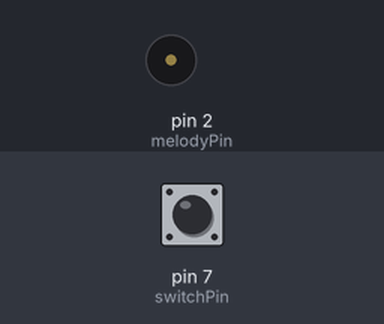
Bench run of a sketch on a simulated Arduino Uno, built with avr-gcc and run on an emulated ATmega328P. Parts: buzzer (waves = sounding). The inputs (shaded band) are chosen by the test bench; at power-on: pin 7 (switchPin) HIGH.

Above: at 1.2 s.
1.3 s: pin 7 (switchPin) pulled LOW for 0.15 s
At 2.9 s:
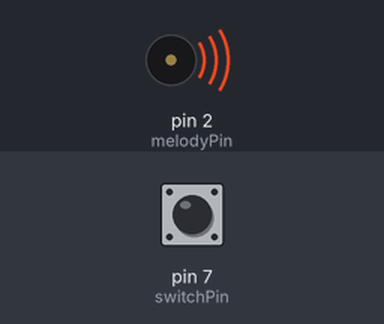
3.2 s: pin 7 (switchPin) pulled LOW for 1 s
5.7 s: pin 7 (switchPin) pulled LOW for 3.2 s
At 10.5 s:
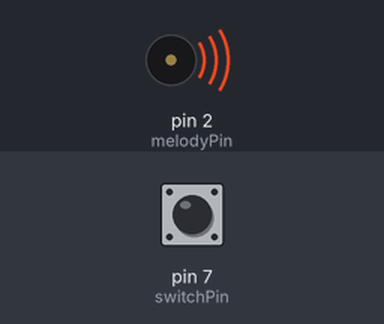
Timing chart, 0 to 16.7 s (numbered marks = the images above; inputs shaded):
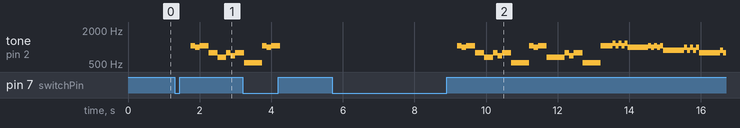

Measured:
- after the input at 1.3 s, tone on pin 2 (melodyPin): plays 1046 Hz for 0.12 s, 987 Hz for 0.12 s, 1046 Hz for 0.25 s, 783 Hz for 0.25 s, 659 Hz for 0.25 s, 783 Hz for 0.12 s … (8 notes in this stretch), starting after 0.45 s
- after the input at 5.7 s, tone on pin 2 (melodyPin): plays 1046 Hz for 0.12 s, 987 Hz for 0.12 s, 1046 Hz for 0.25 s, 783 Hz for 0.25 s, 659 Hz for 0.25 s, 783 Hz for 0.13 s … (38 notes in this stretch), starting after 3.5 s

The sketch:

buzzer-singer.ino
```cpp
#include "Melody.hpp"
#include "Playlist.hpp"
#include "Toggle.hpp"

constexpr int melodyPin = 2;
constexpr int switchPin = 7;

Melody melodies[1] = {
    // {melodyPin, zelda2, sizeof(zelda2) / sizeof(zelda2[0]), true, 128, 32},
    // {melodyPin, passcg, sizeof(passcg) / sizeof(passcg[0]), true, 180, 32}};
    {melodyPin, rv443c1, sizeof(rv443c1) / sizeof(rv443c1[0]), false, 120, 120}};
    // {melodyPin, rv443c2, sizeof(rv443c2) / sizeof(rv443c2[0]), false, 120, 120}};
    // {melodyPin, rv443c3, sizeof(rv443c3) / sizeof(rv443c3[0]), false, 120, 120}};

void setup() {
  pinMode(melodyPin, INPUT);
  Serial.begin(115200);
}

void loop() {
  constexpr int PLAYLIST_SIZE =
      static_cast<int>(sizeof(melodies) / sizeof(melodies[0]));

  static Toggle songToggle(switchPin, 50);
  static int songIndex = PLAYLIST_SIZE;

  if (songToggle.isToggled()) {
    if (songIndex < PLAYLIST_SIZE) {
      melodies[songIndex].reset();
    }
    songIndex = (songIndex + 1) % (PLAYLIST_SIZE + 1);
  }

  if (songIndex < PLAYLIST_SIZE) {
    melodies[songIndex].advance();
  }
}
```

Melody.hpp
```cpp
#pragma once

#include "Note.hpp"

/**
 * @brief Tracks and manages a collection of Notes to play in a melody
 *
 */
class Melody {
private:
  const Note *m_song;
  const uint8_t m_pin;
  const int m_size;
  unsigned long m_time;
  unsigned long m_prevTime;
  bool m_repeat;
  bool m_resume;

  int m_index;
  int m_prevIndex;
  int m_timeNext;

  const int timeScalar;

  inline double eqlTemp(int note) { return pow(2, note / 12.0) * 440; }

  inline void softReset() {
    m_index = 0;
    m_prevIndex = -1;
    m_time = 0;
    m_timeNext = m_song[m_index].duration();
  }

  void play();

public:
  /**
   * @brief Default constructor is disallowed
   *
   */
  Melody() = delete;

  /**
   * @brief Construct a new Melody object
   *
   * @param pin pin id where buzzer is connected
   * @param song pointer to first element of an array of Notes
   * @param size size of the given collection of Notes
   */
  Melody(const int pin, const Note *song, int size);

  /**
   * @brief Construct a new Melody object
   *
   * @param pin pin id where buzzer is connected
   * @param song pointer to first element of an array of Notes
   * @param size size of the given collection of Notes
   * @param repeat determines if the song will repeat or stop upon reaching the
   * end
   */
  Melody(const int pin, const Note *song, int size, bool repeat);

  /**
   * @brief Construct a new Melody object
   *
   * @param pin pin id where buzzer is connected
   * @param song pointer to first element of an array of Notes
   * @param size size of the given collection of Notes
   * @param repeat determines if the song will repeat or stop upon reaching the
   * end
   * @param bpm beats per minute of the song
   * @param baseBeat duration of the base note
   */
  Melody(const int pin, const Note *song, int size, bool repeat, int bpm,
         int baseBeat);

  // default destructor

  /**
   * @brief advance and play the corresponding note while updating time
   *
   */
  void advance();

  /**
   * @brief pause current execution so that when play is executed next the time
   * delta gets reset
   *
   */
  void pause();

  /**
   * @brief reset the current playing song to the beginning
   *
   */
  void reset();

  /**
   * @brief get current time
   *
   * @return int representing beat relative to melody rhythm
   */
  int time() { return m_time; }
};

void Melody::play() {
  if (m_song[m_index].isPitch()) {
    int pitch = m_song[m_index].pitch();
    if (m_index != m_prevIndex) {
      tone(m_pin, eqlTemp(pitch));
    }
  } else {
    noTone(m_pin);
  }
}

Melody::Melody(const int pin, const Note *song, int size)
    : m_pin(pin), m_song(song), m_size(size), m_repeat(true), m_time(0),
      m_resume(true), m_index(0), timeScalar(32 * 128) {
  m_timeNext = m_song[m_index].duration();
  m_prevIndex = -1;
  m_prevTime = millis();
}

Melody::Melody(const int pin, const Note *song, int size, bool repeat)
    : m_pin(pin), m_song(song), m_size(size), m_repeat(repeat), m_time(0),
      m_resume(true), m_index(0), timeScalar(32 * 128) {
  m_timeNext = m_song[m_index].duration();
  m_prevIndex = -1;
  m_prevTime = millis();
}

inline Melody::Melody(const int pin, const Note *song, int size, bool repeat,
                      int bpm, int baseBeat)
    : m_pin(pin), m_song(song), m_size(size), m_repeat(repeat), m_time(0),
      m_resume(true), m_index(0), timeScalar(baseBeat * bpm) {
  m_timeNext = m_song[m_index].duration();
  m_prevIndex = -1;
  m_prevTime = millis();
}

inline void Melody::advance() {
  const double BEAT_UNIT = timeScalar / 60000.0;
  unsigned long now = millis();
  if (m_prevIndex < 0) {
    m_prevTime = now;
  }
  unsigned long timeDelta = now - m_prevTime;
  m_prevTime = now;

  if (m_resume) {
    // prevents time jumping from a prolonged delay
    m_resume = false;
  } else {
    m_time += timeDelta;

    if (static_cast<int>(BEAT_UNIT * m_time) < m_timeNext) {
      // play current note
      play();
    } else if (m_size - m_index > 1) {
      // move to next note
      m_index += 1;
      m_timeNext += m_song[m_index].duration();
      play();
    } else if (m_repeat) {
      // song has ended so loop here
      softReset();
      play();
    } else {
      // play has ended
      noTone(m_pin);
    }
  }

  m_prevIndex = m_index;
}

inline void Melody::pause() {
  m_resume = true;
  noTone(m_pin);
}

inline void Melody::reset() {
  softReset();
  m_resume = true;
  noTone(m_pin);
}
```

Note.hpp
```cpp
#pragma once

/**
 * @brief Manages a note and its attributes (type, duration, and pitch) within
 * an int with the following memory structure (little endian): 0-15 [duration],
 * 16-22 [pitch offset +54], 23 [type 1: note, 0: rest], 24-31 [reserved]
 *
 */
class Note {
private:
  unsigned int m_length : 16;
  unsigned int m_bitfield : 8;

public:
  /**
   * @brief Default constructor is disallowed
   *
   */
  Note() = delete;

  /**
   * @brief Construct a new Note object
   *
   * @param bitfield bitfield of properties where 0-15 is duration, 16-22 is
   * pitch, and 23 is type
   */
  Note(unsigned long bitfield);

  // default destructor

  /**
   * @brief Get the duration of this note
   *
   * @return int value that represents the duration of a note where a whole is
   * equal to 2 ^ 6 * 3 ^ 6. That way there is almost always an exact way to
   * convert to triplets.
   */
  int duration() const noexcept { return m_length; }

  /**
   * @brief Determine if this note is rest or pitch
   *
   * @return true if the note is not a pitch,
   * @return otherwise the note is a rest
   */
  bool isPitch() const noexcept { return (m_bitfield >> 7 & 0x1); }

  /**
   * @brief Get the pitch of this note
   *
   * @return int value between -54 and 73 where 0 represents 440 hz in equal
   * temperament
   */
  int pitch() const noexcept { return (m_bitfield & 0x7f) - 54; }

  /**
   * @brief Get the bitfield of this note
   *
   * @return int that represents the bitfield that contains the note properties
   */
  unsigned long getBitfield() const noexcept {
    return 0UL + m_bitfield << 16 | m_length;
  }
};

Note::Note(unsigned long bitfield)
    : m_length(bitfield & 0xffff), m_bitfield(bitfield >> 16) {}
```

Toggle.hpp
```cpp
#pragma once

enum class ToggleWhen { low, high };

/**
 * @brief Keeps track of the press state of a press switch, so that it can
 * simulate a toggle switch. It also starts pin in INPUT_PULLUP automatically.
 *
 */
class Toggle {
private:
  const long m_debounceDelay;
  const int m_pin;
  const ToggleWhen m_switchWhen;

  // m_lastDebounce is a member variable because that way I can initialize a
  // base time when begin is called.

  long m_lastDebounce;
  int m_switchState;
  bool m_toggleState;
  int m_lastState;

  void begin();
  bool canToggle(int thisState) const;

public:
  /**
   * @brief Default constructor is disallowed
   *
   */
  Toggle() = delete;

  /**
   * @brief Construct a new Toggle object with a given initial state
   *
   * @param pin pin id where switch is connected
   */
  Toggle(uint8_t pin);

  /**
   * @brief Construct a new Toggle object with a given initial state
   *
   * @param pin pin id where switch is connected
   * @param switchWhen state on which a toggle will occur (default is HIGH)
   */
  Toggle(uint8_t pin, ToggleWhen switchWhen);

  /**
   * @brief Construct a new Toggle object with a given initial state
   *
   * @param pin pin id where switch is connected
   * @param dTime amount of time under which reject changes (debounce)
   */
  Toggle(uint8_t pin, long dTime);

  /**
   * @brief Construct a new Toggle object with a given initial state
   *
   * @param pin pin id where switch is connected
   * @param switchWhen state on which a toggle will occur (default is HIGH)
   * @param dTime amount of time under which reject changes (debounce)
   */
  Toggle(uint8_t pin, ToggleWhen switchWhen, long dTime);

  // default destructor

  /**
   * @brief Determine if signal has changed since last call
   *
   * @return true if switch state has changed
   * @return false otherwise
   */
  bool isToggled();

  /**
   * @brief Determine the state of the last update
   *
   * @return true if last update recorded HIGH,
   * @return false otherwise
   */
  bool isHigh() const;

  /**
   * @brief Determine the state of the last update
   *
   * @return true if last update recorded LOW,
   * @return false otherwise
   */
  bool isLow() const;

  /**
   * @brief Determine the state of the simulated toggle
   *
   * @return true if the toggle would be ON,
   * @return false otherwise
   */
  bool isOn() const;

  /**
   * @brief Determine the state of the simulated toggle
   *
   * @return true if the toggle would be OFF,
   * @return false otherwise
   */
  bool isOff() const;
};

void Toggle::begin() {
  pinMode(m_pin, INPUT_PULLUP);
  m_switchState = digitalRead(m_pin);
}

bool Toggle::canToggle(int thisState) const {
  switch (m_switchWhen) {
  case ToggleWhen::high:
    return thisState == HIGH;

  case ToggleWhen::low:
    return thisState == LOW;

  default:
    // this should never happen
    return false;
  }
}

Toggle::Toggle(uint8_t pin)
    : m_pin(pin), m_toggleState(false), m_lastDebounce(millis()),
      m_debounceDelay(0), m_switchWhen(ToggleWhen::high), m_lastState(LOW) {
  begin();
}

Toggle::Toggle(uint8_t pin, ToggleWhen switchWhen)
    : m_pin(pin), m_toggleState(false), m_lastDebounce(millis()),
      m_debounceDelay(0), m_switchWhen(switchWhen), m_lastState(LOW) {
  begin();
}

Toggle::Toggle(uint8_t pin, long dTime)
    : m_pin(pin), m_toggleState(false), m_lastDebounce(millis()),
      m_debounceDelay(dTime), m_switchWhen(ToggleWhen::high), m_lastState(LOW) {
  begin();
}

Toggle::Toggle(uint8_t pin, ToggleWhen switchWhen, long dTime)
    : m_pin(pin), m_toggleState(false), m_lastDebounce(millis()),
      m_debounceDelay(dTime), m_switchWhen(switchWhen), m_lastState(LOW) {
  begin();
}

bool Toggle::isToggled() {
  // reference for debounce code
  // https://docs.arduino.cc/built-in-examples/digital/Debounce

  int newState = digitalRead(m_pin);
  long now = millis();
  if (m_lastState != newState) {
    m_lastDebounce = now;
  }
  m_lastState = newState;
  if (now - m_lastDebounce > m_debounceDelay) {
    bool changed = m_switchState != newState;
    m_switchState = newState;
    if (changed && canToggle(newState)) {
      m_toggleState = !m_toggleState;
      return true;
    }
  }
  return false;
}

bool Toggle::isHigh() const { return m_switchState == HIGH; }

bool Toggle::isLow() const { return m_switchState == LOW; }

bool Toggle::isOn() const { return m_toggleState; }

bool Toggle::isOff() const { return !m_toggleState; }
```

Source omitted: Playlist.hpp (17202 bytes)
